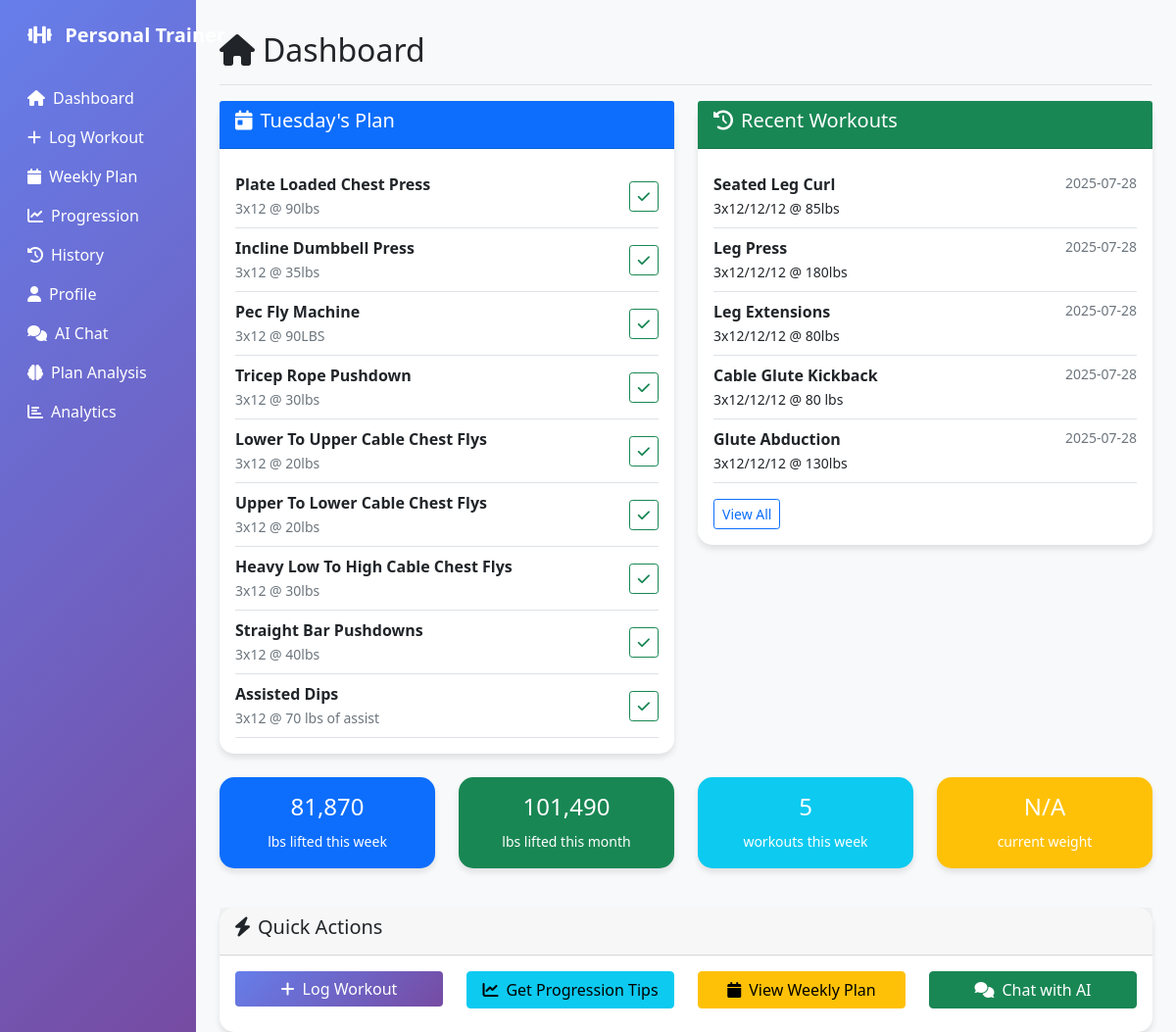
The page / on the database its author committed.
### tables this page shows
CREATE TABLE weekly_plan (
    id INTEGER PRIMARY KEY AUTOINCREMENT,
    day_of_week TEXT,
    exercise_name TEXT,
    target_sets INTEGER,
    target_reps TEXT,
    target_weight TEXT,
    exercise_order INTEGER,
    notes TEXT,
    created_date TEXT,
    updated_date TEXT
, order_index INTEGER DEFAULT 1, exercise_type TEXT DEFAULT "working_set", progression_rate TEXT DEFAULT "normal", created_by TEXT DEFAULT "user");

CREATE TABLE workouts (
    id INTEGER PRIMARY KEY AUTOINCREMENT,
    exercise_name TEXT,
    sets INTEGER,
    reps TEXT,
    weight TEXT,
    date_logged TEXT,
    notes TEXT
, substitution_reason TEXT, performance_context TEXT, environmental_factors TEXT, difficulty_rating INTEGER, gym_location TEXT);

### app.py (the view)
@app.route('/')
def dashboard():
    conn = get_db_connection()
    cursor = conn.cursor()
    today = datetime.now().strftime('%A')
    today_lowercase = today.lower()
    cursor.execute('SELECT id, day_of_week, exercise_name, target_sets, target_reps, target_weight, exercise_order, COALESCE(notes, "") FROM weekly_plan WHERE day_of_week = ? ORDER BY exercise_order', (today_lowercase,))
    today_plan = cursor.fetchall()
    cursor.execute('SELECT exercise_name, sets, reps, weight, date_logged FROM workouts ORDER BY date_logged DESC LIMIT 10')
    recent_workouts = cursor.fetchall()
    from collections import namedtuple
    Stats = namedtuple('Stats', ['week_volume', 'month_volume', 'week_workouts', 'latest_weight', 'weight_date'])
    week_ago = (datetime.now() - timedelta(days=7)).strftime('%Y-%m-%d')
    cursor.execute('SELECT SUM(CAST(weight AS REAL) * sets * CAST(reps AS REAL)) FROM workouts WHERE date_logged >= ?', (week_ago,))
    week_volume = cursor.fetchone()[0] or 0
    month_ago = (datetime.now() - timedelta(days=30)).strftime('%Y-%m-%d')
    cursor.execute('SELECT SUM(CAST(weight AS REAL) * sets * CAST(reps AS REAL)) FROM workouts WHERE date_logged >= ?', (month_ago,))
    month_volume = cursor.fetchone()[0] or 0
    cursor.execute('SELECT COUNT(DISTINCT date_logged) FROM workouts WHERE date_logged >= ?', (week_ago,))
    week_workouts = cursor.fetchone()[0] or 0
    latest_weight = None
    weight_date = None
    stats = Stats(
        week_volume=int(week_volume),
        month_volume=int(month_volume),
        week_workouts=week_workouts,
        latest_weight=latest_weight,
        weight_date=weight_date
    )
    cursor.execute('SELECT onboarding_completed FROM user_background WHERE user_id = 1')
    bg_result = cursor.fetchone()
    needs_onboarding = not bg_result or not bg_result[0]
    conn.close()
    return render_template('dashboard.html',
                         today=today,
                         today_plan=today_plan,
                         recent_workouts=recent_workouts,
                         stats=stats,
                         needs_onboarding=needs_onboarding)

### app.py (called while the page is built)
def get_db_connection():
    return sqlite3.connect('workout_logs.db', timeout=10.0)

### templates/dashboard.html (shortened to what this page needs)
{% extends "base.html" %}
{% block content %}
<div class="d-flex justify-content-between flex-wrap flex-md-nowrap align-items-center pt-3 pb-2 mb-3 border-bottom">
    <h1 class="h2"><i class="fas fa-home me-2"></i>Dashboard</h1>
</div>
<div class="row">
    <div class="col-md-6 mb-4">
        <div class="card">
            <div class="card-header bg-primary text-white">
                <h5><i class="fas fa-calendar-day me-2"></i>{{ today }}'s Plan</h5>
            </div>
            <div class="card-body">
                {% if today_plan %}
                    {% for row in today_plan %}
                        {% set id, day, exercise, sets, reps, weight, order, notes = row %}
                        <div class="d-flex justify-content-between align-items-center border-bottom py-2">
                            <div>
                                <strong>{{ exercise.title() }}</strong><br>
                                <small class="text-muted">{{ sets }}x{{ reps }} @ {{ weight }}</small>
                            </div>
                            <button class="btn btn-sm btn-outline-success" onclick="quickLog('{{ exercise }}', {{ sets }}, '{{ reps }}', '{{ weight }}')">
                                <i class="fas fa-check"></i>
                            </button>
                        </div>
                    {% endfor %}
                {% else %}
                    <p class="text-muted">No plan set for today. <a href="{{ url_for('weekly_plan') }}">Set up your weekly plan</a></p>
                {% endif %}
            </div>
        </div>
    </div>
    <div class="col-md-6 mb-4">
        <div class="card">
            <div class="card-header bg-success text-white">
                <h5><i class="fas fa-history me-2"></i>Recent Workouts</h5>
            </div>
            <div class="card-body">
                {% if recent_workouts %}
                    {% for workout in recent_workouts[:5] %}
                        {% set exercise, sets, reps, weight, date = workout %}
                        <div class="border-bottom py-2">
                            <div class="d-flex justify-content-between">
                                <strong>{{ exercise.title() }}</strong>
                                <small class="text-muted">{{ date }}</small>
                            </div>
                            <small>{{ sets }}x{{ reps }} @ {{ weight }}</small>
                        </div>
                    {% endfor %}
                    <div class="mt-3">
                        <a href="{{ url_for('history') }}" class="btn btn-sm btn-outline-primary">View All</a>
                    </div>
                {% else %}
                    <p class="text-muted">No workouts logged yet. <a href="{{ url_for('log_workout') }}">Log your first workout!</a></p>
                {% endif %}
            </div>
        </div>
    </div>
</div>
<div class="row mb-4">
    <div class="col-md-3 mb-3">
        <div class="card bg-primary text-white">
            <div class="card-body text-center">
                <h4>{{ "{:,}".format(stats.week_volume) }}</h4>
                <small>lbs lifted this week</small>
            </div>
        </div>
    </div>
    <div class="col-md-3 mb-3">
        <div class="card bg-success text-white">
            <div class="card-body text-center">
                <h4>{{ "{:,}".format(stats.month_volume) }}</h4>
                <small>lbs lifted this month</small>
            </div>
        </div>
    </div>
    <div class="col-md-3 mb-3">
        <div class="card bg-info text-white">
            <div class="card-body text-center">
                <h4>{{ stats.week_workouts }}</h4>
                <small>workouts this week</small>
            </div>
        </div>
    </div>
    <div class="col-md-3 mb-3">
        <div class="card bg-warning text-white">
            <div class="card-body text-center">
                <h4>{{ stats.latest_weight or 'N/A' }}</h4>
                <small>current weight {% if stats.weight_date %}({{ stats.weight_date }}){% endif %}</small>
            </div>
        </div>
    </div>
</div>
<div class="row">
    <div class="col-md-12">
        <div class="card">
            <div class="card-header">
                <h5><i class="fas fa-bolt me-2"></i>Quick Actions</h5>
            </div>
            <div class="card-body">
                <div class="row">
                    <div class="col-md-3 mb-2">
                        <a href="{{ url_for('log_workout') }}" class="btn btn-primary w-100">
                            <i class="fas fa-plus me-2"></i>Log Workout
                        </a>
                    </div>
                    <div class="col-md-3 mb-2">
                        <a href="{{ url_for('progression') }}" class="btn btn-info w-100">
                            <i class="fas fa-chart-line me-2"></i>Get Progression Tips
                        </a>
                    </div>
                    <div class="col-md-3 mb-2">
                        <a href="{{ url_for('weekly_plan') }}" class="btn btn-warning w-100">
                            <i class="fas fa-calendar me-2"></i>View Weekly Plan
                        </a>
                    </div>
                    <div class="col-md-3 mb-2">
                        <a href="{{ url_for('chat') }}" class="btn btn-success w-100">
                            <i class="fas fa-comments me-2"></i>Chat with AI
                        </a>
                    </div>
                </div>
            </div>
        </div>
    </div>
</div>
{% endblock %}

### templates/base.html (shortened to what this page needs)
<!DOCTYPE html>
<html lang="en">
<head>
    <link href="https://cdn.jsdelivr.net/npm/bootstrap@5.1.3/dist/css/bootstrap.min.css" rel="stylesheet">
    <link href="https://cdnjs.cloudflare.com/ajax/libs/font-awesome/6.0.0/css/all.min.css" rel="stylesheet">
</head>
<body>
    <div class="container-fluid">
        <div class="row">
            <nav class="col-md-3 col-lg-2 d-md-block sidebar collapse" id="mobileSidebar">
                <div class="position-sticky pt-3">
                    <div class="navbar-brand px-3 mb-4">
                        <i class="fas fa-dumbbell me-2"></i>
                        Personal Trainer
                    </div>
                    <ul class="nav flex-column">
                        <li class="nav-item">
                            <a class="nav-link text-white" href="{{ url_for('dashboard') }}">
                                <i class="fas fa-home me-2"></i>Dashboard
                            </a>
                        </li>
                        <li class="nav-item">
                            <a class="nav-link text-white" href="{{ url_for('log_workout') }}">
                                <i class="fas fa-plus me-2"></i>Log Workout
                            </a>
                        </li>
                        <li class="nav-item">
                            <a class="nav-link text-white" href="{{ url_for('weekly_plan') }}">
                                <i class="fas fa-calendar me-2"></i>Weekly Plan
                            </a>
                        </li>
                        <li class="nav-item">
                            <a class="nav-link text-white" href="{{ url_for('progression') }}">
                                <i class="fas fa-chart-line me-2"></i>Progression
                            </a>
                        </li>
                        <li class="nav-item">
                            <a class="nav-link text-white" href="{{ url_for('history') }}">
                                <i class="fas fa-history me-2"></i>History
                            </a>
                        </li>
                        <li class="nav-item">
                            <a class="nav-link text-white" href="{{ url_for('profile') }}">
                                <i class="fas fa-user me-2"></i>Profile
                            </a>
                        </li>
                        <li class="nav-item">
                            <a class="nav-link text-white" href="{{ url_for('chat') }}">
                                <i class="fas fa-comments me-2"></i>AI Chat
                            </a>
                        </li>
                        <li class="nav-item">
                            <a class="nav-link text-white" href="{{ url_for('analyze_plan') }}">
                                <i class="fas fa-brain me-2"></i>Plan Analysis
                            </a>
                        </li>
                         <li class="nav-item">
                            <a class="nav-link text-white" href="{{ url_for('analytics') }}">
                                <i class="fas fa-chart-bar me-2"></i>Analytics
                            </a>
                        </li>
                    </ul>
                </div>
            </nav>
            <main class="col-md-9 ms-sm-auto col-lg-10 px-md-4 main-content">
                <div class="pt-3">
                    {% block content %}{% endblock %}
                </div>
            </main>
        </div>
    </div>
</body>
</html>

### templates/base.html (style rules this page uses)
.sidebar { min-height: 100vh; background: linear-gradient(135deg, #667eea 0%, #764ba2 100%); }
.main-content { background-color: #f8f9fa; min-height: 100vh; }
.card { border: none; border-radius: 15px; box-shadow: 0 4px 6px rgba(0, 0, 0, 0.1); }
.btn-primary { background: linear-gradient(135deg, #667eea 0%, #764ba2 100%); border: none; }
.navbar-brand { font-weight: bold; color: white !important; }

### rows shown on the page
weekly_plan: title "Plate Loaded Chest Press", target_sets "3", target_reps "12", target_weight "90lbs"
weekly_plan: title "Incline Dumbbell Press", target_sets "3", target_reps "12", target_weight "35lbs"
weekly_plan: title "Pec Fly Machine", sets "3", target_reps "12", target_weight "90LBS"
weekly_plan: title "Tricep Rope Pushdown", target_sets "3", target_reps "12", target_weight "30lbs"
weekly_plan: title "Lower To Upper Cable Chest Flys", target_sets "3", target_reps "12", target_weight "20lbs"
weekly_plan: title "Upper To Lower Cable Chest Flys", target_sets "3", target_reps "12", target_weight "20lbs"
weekly_plan: title "Heavy Low To High Cable Chest Flys", target_sets "3", target_reps "12", target_weight "30lbs"
weekly_plan: title "Straight Bar Pushdowns", target_sets "3", target_reps "12", target_weight "40lbs"
weekly_plan: title "Assisted Dips", target_sets "3", target_reps "12", target_weight "70 lbs of assist"
workouts: title "Seated Leg Curl", date_logged "2025-07-28", sets "3", reps "12/12/12", weight "85lbs"
workouts: title "Leg Press", date_logged "2025-07-28", sets "3", reps "12/12/12", weight "180lbs"
workouts: title "Leg Extensions", date_logged "2025-07-28", sets "3", reps "12/12/12", weight "80lbs"
workouts: title "Cable Glute Kickback", date_logged "2025-07-28", sets "3", reps "12/12/12", weight "80 lbs"
workouts: title "Glute Abduction", date_logged "2025-07-28", sets "3", reps "12/12/12", weight "130lbs"

### other values the page prints
{{ "{:,}".format(stats.week_volume) }} "81,870"
{{ "{:,}".format(stats.month_volume) }} "101,490"
{{ stats.week_workouts }} "5"
{{ stats.latest_weight or 'N/A' }} "N/A"
